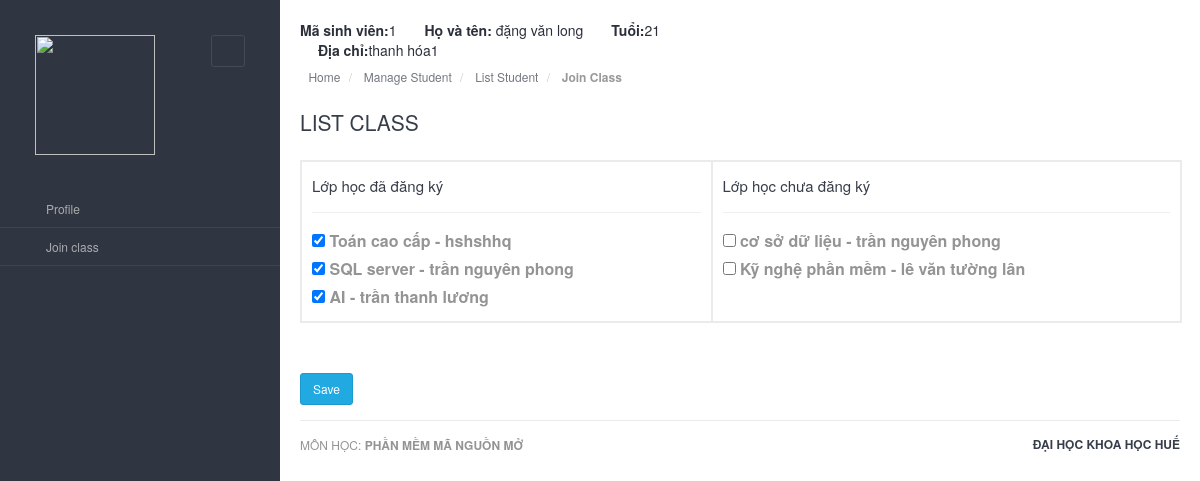
Page /join-class (signed in) on the committed database.
### app/models.py (models this page shows, shortened)
class Student(UserMixin,db.Model):
    id = db.Column(db.Integer, primary_key=True)
    name = db.Column(db.String(64), nullable = False)
    age = db.Column(db.Integer, nullable = True)
    address = db.Column(db.String(64), nullable = True)
    email = db.Column(db.String(120), index=True, unique=True, nullable = False)
    password = db.Column(db.String(128), nullable = False)
    active = db.Column(db.Boolean,  default=True)

class Class(db.Model):
    id = db.Column(db.Integer, primary_key=True)
    name = db.Column(db.String(100), nullable = False)
    teacher_name = db.Column(db.String(100), nullable = False)

### app/routes_students.py (the view)
@app.route('/join-class', methods=['GET', 'POST'])
@login_required
def join_class():
    if request.method == 'POST':
        DetailStudent.query.filter_by(student_id=current_user.id).delete()
        regis_class = request.form.getlist('regis_class')
        for _class in regis_class:
            join_class = DetailStudent(current_user.id,_class)
            join_class.insert_data()
    user = Student.query.get(current_user.id)
    list_class_student = Class.query.join(DetailStudent, Class.id==DetailStudent.class_id)\
                .filter(DetailStudent.student_id == current_user.id)
    class_id = list_class_student.with_entities(DetailStudent.class_id)
    list_class = Class.query.join(DetailStudent, Class.id==DetailStudent.class_id, isouter = True)\
                .filter(Class.id.notin_(class_id))
    return render_template('class.html',title="Join Class",user=user, list_class=list_class,list_class_student=list_class_student)

### app/models.py (called while the page is built)
@login.user_loader
def loader_id(id):
    return Admin.query.get(int(id))

### app/templates/class.html
{% extends "layouts/base.html" %} {% block content %}
<div class="main-content">
    <div class="row">
        <div class="col-md-6 col-sm-8 clearfix">
            <ul class="user-info pull-left pull-none-xsm">
                <li class="profile-info dropdown">
                    <a class="dropdown-toggle" data-toggle="dropdown">
                        <strong> Mã sinh viên:</strong>{{ user.id }}
                    </a>
                </li>
                <li class="profile-info dropdown">
                    <a class="dropdown-toggle" data-toggle="dropdown">
                        <strong>&emsp; Họ và tên: </strong>{{ user.name }}
                    </a>
                </li>
                <li class="profile-info dropdown">
                    <a class="dropdown-toggle" data-toggle="dropdown">
                        <strong>&emsp; Tuổi:</strong>{{ user.age }}
                    </a>
                </li>
                <li class="profile-info dropdown">
                    <a class="dropdown-toggle" data-toggle="dropdown">
                        <strong>&emsp; Địa chỉ:</strong>{{ user.address }}
                    </a>
                </li>
            </ul>
        </div>
    </div>
    <ol class="breadcrumb bc-3">
        <li> <a href="#"><i class="fa-home"></i>Home</a> </li>
        <li> <a href="#">Manage Student</a> </li>
        <li> <a href="./students">List Student</a> </li>
        <li class="active"> <strong>Join Class</strong> </li>
    </ol>
    <h3>LIST CLASS</h3><br />
    <form action="" method="post">
        <table class="table table-bordered datatable" id="table-3">
            <tr>
                <td>
                    <h4>Lớp học đã đăng ký</h4>
                    <hr> {% for _class in list_class_student %}
                    <input type="checkbox" checked name="regis_class" value="{{ _class.id }}" id="{{ _class.id }}">
                    <label for="{{ _class.id }}">{{ _class.name }} - {{ _class.teacher_name }}</label> <br> {% endfor %} </td>
                <td>
                    <h4>Lớp học chưa đăng ký</h4>
                    <hr> {% for class in list_class %}
                    <input type="checkbox" name="regis_class" value="{{ class.id }}" id="{{ class.id }}">
                    <label for="{{ class.id }}">{{ class.name }} - {{ class.teacher_name }}</label> <br> {% endfor %} </td>
            </tr>
        </table>
        <div class="submit" style="margin-top: 50px;">
            <input class="btn btn-info" type="submit" value="Save">
        </div>
    </form>
    {% endblock %}

### app/static/js/datatables/datatables.css (style rules this page uses)
table.dataTable { width:100%;margin:0 auto;clear:both;border-collapse:separate;border-spacing:0 }
table.dataTable tbody tr { background-color:#fff }
table.dataTable tbody th,table.dataTable tbody td { padding:8px 10px }
table.dataTable,table.dataTable th,table.dataTable td { -webkit-box-sizing:content-box;-moz-box-sizing:content-box;box-sizing:content-box }

### rows in the picture
Student: id "1", name "đặng văn long", age "21", address "thanh hóa1"
Class: name "Toán cao cấp", teacher_name "hshshhq"
Class: name "SQL server", teacher_name "trần nguyên phong"
Class: name "AI", teacher_name "trần thanh lương"
Class: name "cơ sở dữ liệu", teacher_name "trần nguyên phong"
Class: name "Kỹ nghệ phần mềm", teacher_name "lê văn tường lân"
